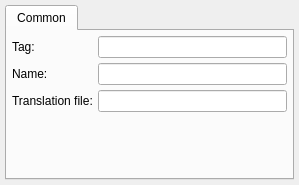
<?xml version="1.0" encoding="UTF-8"?>
<ui version="4.0">
 <class>dEditLang</class>
 <widget class="QMainWindow" name="dEditLang">
  <property name="geometry">
   <rect>
    <x>0</x>
    <y>0</y>
    <width>299</width>
    <height>185</height>
   </rect>
  </property>
  <property name="windowTitle">
   <string>Language</string>
  </property>
  <widget class="QWidget" name="widget">
   <layout class="QGridLayout">
    <item row="0" column="0">
     <widget class="QTabWidget" name="tabWidget11">
      <widget class="QWidget" name="tab">
       <attribute name="title">
        <string>Common</string>
       </attribute>
       <layout class="QGridLayout">
        <item row="0" column="0">
         <layout class="QHBoxLayout">
          <item>
           <layout class="QVBoxLayout">
            <item>
             <widget class="QLabel" name="textLabel1">
              <property name="text">
               <string>Tag:</string>
              </property>
              <property name="wordWrap">
               <bool>false</bool>
              </property>
             </widget>
            </item>
            <item>
             <widget class="QLabel" name="textLabel2">
              <property name="text">
               <string>Name:</string>
              </property>
              <property name="wordWrap">
               <bool>false</bool>
              </property>
             </widget>
            </item>
            <item>
             <widget class="QLabel" name="textLabel3">
              <property name="text">
               <string>Translation file:</string>
              </property>
              <property name="wordWrap">
               <bool>false</bool>
              </property>
             </widget>
            </item>
           </layout>
          </item>
          <item>
           <layout class="QVBoxLayout">
            <item>
             <widget class="QLineEdit" name="eTag"/>
            </item>
            <item>
             <widget class="QLineEdit" name="eName"/>
            </item>
            <item>
             <widget class="QLineEdit" name="eTrFile"/>
            </item>
           </layout>
          </item>
         </layout>
        </item>
        <item row="1" column="0">
         <spacer>
          <property name="orientation">
           <enum>Qt::Vertical</enum>
          </property>
          <property name="sizeType">
           <enum>QSizePolicy::Expanding</enum>
          </property>
          <property name="sizeHint" stdset="0">
           <size>
            <width>21</width>
            <height>141</height>
           </size>
          </property>
         </spacer>
        </item>
       </layout>
      </widget>
     </widget>
    </item>
   </layout>
  </widget>
 </widget>
 <layoutdefault spacing="5" margin="5"/>
 <pixmapfunction>rcIcon</pixmapfunction>
 <includes>
  <include location="local">mdtree.h</include>
  <include location="local">cfgform.h</include>
  <include location="local">mainform.h</include>
 </includes>
 <resources/>
 <connections/>
</ui>
